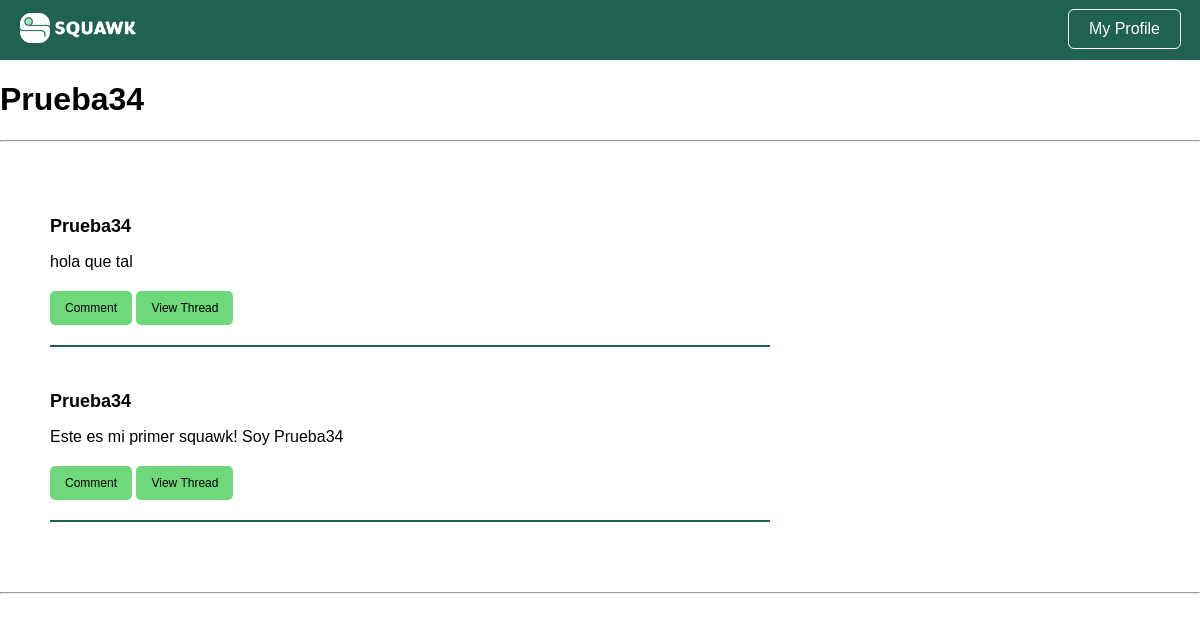
The page /user/283 (signed in) on the database its author committed.
### tables this page shows
CREATE TABLE users (
  user_id INTEGER PRIMARY KEY AUTOINCREMENT,
  username VARCHAR NOT NULL,
  password VARCHAR NOT NULL,
  is_admin BOOLEAN NOT NULL
);

CREATE TABLE squawks (
  squawk_id INTEGER PRIMARY KEY AUTOINCREMENT,
  content VARCHAR NOT NULL,
  is_reply_to INT,
  user_id INT,
  created TIMESTAMP NOT NULL DEFAULT CURRENT_TIMESTAMP
);

### ui/user_controller.py (the view)
def user(user_id):
  current_user = session['user_id']
  squawks = []
  username = us.get_user(user_id).username
  last10 = ss.get_last(10,user_id)
  for i in last10:
    thread = ts.get_thread(i.squawk_id)
    thread_users = [us.get_user(squawk.user_id).username for squawk in thread]
    thread_info = list(zip(thread, thread_users))
    user = us.get_user(i.user_id).username
    squawks.append((i, user, thread_info))
  return render_template('user.html', username=username, squawks=squawks, user_id=current_user)

### bl/squawk_service.py (called while the page is built)
  def get_last(self, total, user_id):
    if user_id != -1:
      squawks = self.squawkDAO.getall_from(user_id)
    else:
      squawks = self.squawkDAO.getall_super()
    return squawks[:total]

### bl/thread_service.py (called while the page is built)
  def get_thread(self, squawk_id):
    squawk = self.squawkDAO.get(squawk_id)
    if not squawk:
      return []
    thread = self._get_replies(squawk_id)
    return thread

  def _get_replies(self, squawk_id):
    replies = []
    squawks = self.squawkDAO.getall()
    for x in squawks:
      if x.is_reply_to == squawk_id:
        replies.append(x)
    return replies

### bl/user_service.py (called while the page is built)
  def get_user(self, user_id):
    user = self.userDAO.get(user_id)
    return user

### dl/squawk_dao.py (called while the page is built)
  def get(self, squawkID):
    query = "SELECT * FROM squawks WHERE squawk_id = ?"
    result = self.DB.run_query(query, (squawkID, ))
    try:
      data = result.fetchone()
      squawk = Squawk(data)
      return squawk
    except:
      return None

  def getall(self):
    query = "SELECT * FROM squawks ORDER BY created DESC"
    result = self.DB.run_query(query)
    try:
      data_list = result.fetchall()
      squawks = []
      for data in data_list:
        squawk = Squawk(data)
        squawks.append(squawk)
      return squawks
    except:
      return None

  def getall_from(self, user_id):
    query = "SELECT * FROM squawks WHERE user_id = ? ORDER BY created DESC"
    result = self.DB.run_query(query, (user_id, ))
    try:
      data_list = result.fetchall()
      squawks = []
      for data in data_list:
        squawk = Squawk(data)
        squawks.append(squawk)
      return squawks
    except:
      return None

### dl/user_dao.py (called while the page is built)
  def get(self, userID):
    query = "SELECT * FROM users WHERE user_id = ?"
    result = self.DB.run_query(query, (userID, ))
    try:
      data = result.fetchone()
      user = User(data)
      return user
    except:
      return None

### utils/database.py (called while the page is built)
  def run_query(self, query, parameters=None):
    try:
      cursor = self.connection.cursor()
      if parameters:
        cursor.execute(query, parameters)
      else:
        cursor.execute(query)
      self.connection.commit()
      return cursor
    except Exception as e:
      print(f"Error running query: {e}")
      return None

### templates/user.html (shortened to what this page needs)
<!DOCTYPE html>
<html>
  <head>
    <link rel="stylesheet" href="{{ url_for('static', filename='squawk_basic.css') }}" />
    <link rel="stylesheet" href="{{ url_for('static', filename='squawk_render.css') }}" />
  </head>
  <body>
    <div class="navbar">
      <a href="{{url_for('home')}}"><img src="{{ url_for('static', filename='img/squawk_long.png') }}" alt="Squawk Logo" class="logo"></a>
      <a href="{{ url_for('user', user_id=user_id) }}"><button class="login-button">My Profile</button></a>
    </div>
    <h1 class="user-header">{{username}}</h1>
    <hr>
    <div class="board">
      {% for squawk, user, thread_info in squawks %}
      <div class="squawk">
        <h4>
          <a href="{{url_for('user', user_id=squawk.user_id)}}"> {{user}} </a>
        </h4>
        <p> {{squawk.content}} </p>
        <a href="{{ url_for('comment', is_reply_to=squawk.squawk_id) }}"><button id="{{squawk.squawk_id}}">Comment</button></a>
        <a href="{{ url_for('thread', squawk_id=squawk.squawk_id) }}"><button id="{{squawk.squawk_id}}">View Thread</button></a>
      </div>
      {% endfor %}
    </div>
    <hr>
  </body>
</html>

### static/squawk_basic.css (style rules this page uses)
body { font-family: Arial, sans-serif; margin: 0; padding: 0; }
a { color: #2660A4 }
.login-button { background-color: transparent; border-radius: 5px; color: white; cursor: pointer; font-size: 16px; margin-right: 10px; outline: 1px solid white; padding: 10px 20px; }
.navbar { background-color: #206252; padding: 10px; display: flex; justify-content: space-between; }
.navbar button { background-color: transparent; border: none; color: white; cursor: pointer; font-size: 16px; margin-bottom: 2px; margin-right: 10px; }
.navbar .logo { height: 30px; margin-left: 10px; margin-top: 3px; }

### static/squawk_render.css (style rules this page uses)
.board { display: flex; flex-direction: column; justify-content: center; margin: 50px; width: 60vw; }
.board a { color: inherit; text-decoration: none; }
.squawk { border-bottom: 2px solid #206252; margin-bottom: 20px; }
.squawk h4 { font-size: 18px; margin-bottom: 10px; }
.squawk p { font-size: 16px; margin-bottom: 10px; }
.squawk button { background-color: #6FD87B; border: none; border-radius: 5px; color: black; cursor: pointer; font-size: 12px; margin-bottom: 20px; margin-top: 10px; padding: 10px 15px; }

### rows shown on the page
users: username "Prueba34", content "hola que tal", content "Este es mi primer squawk! Soy Prueba34"
